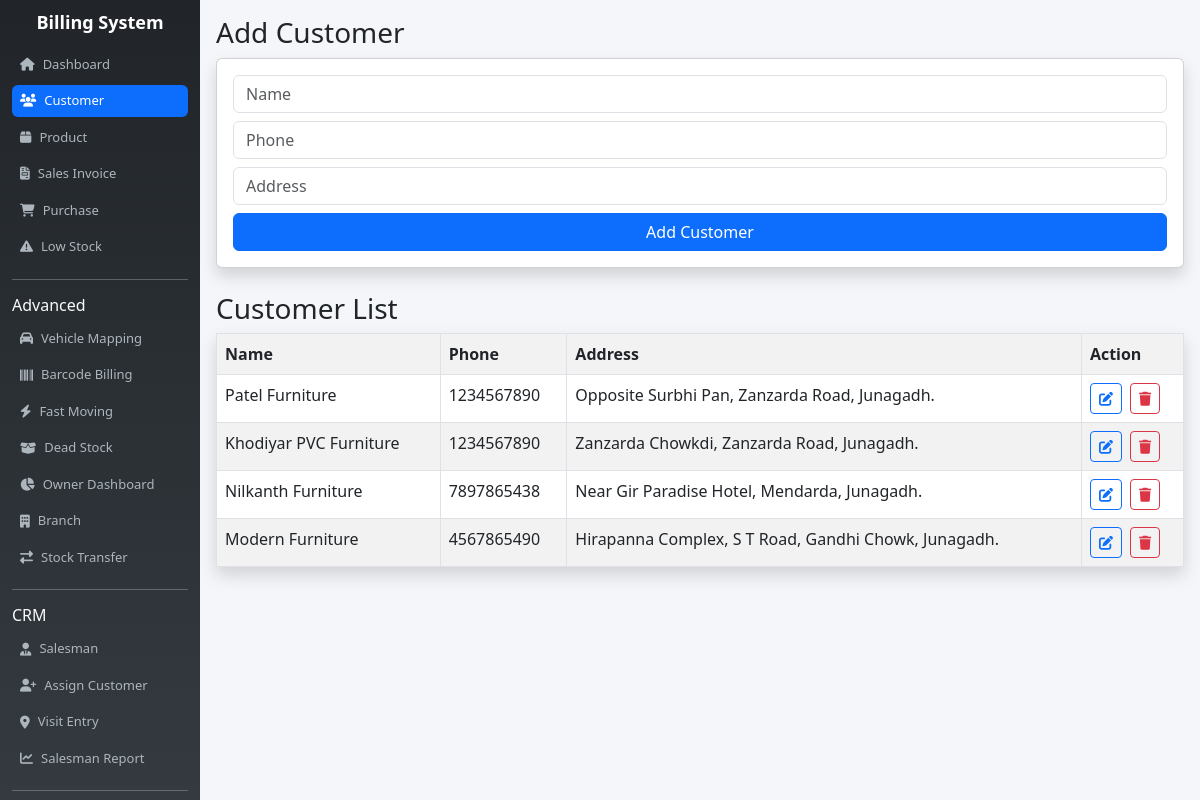
The app's page /customer/, older data.
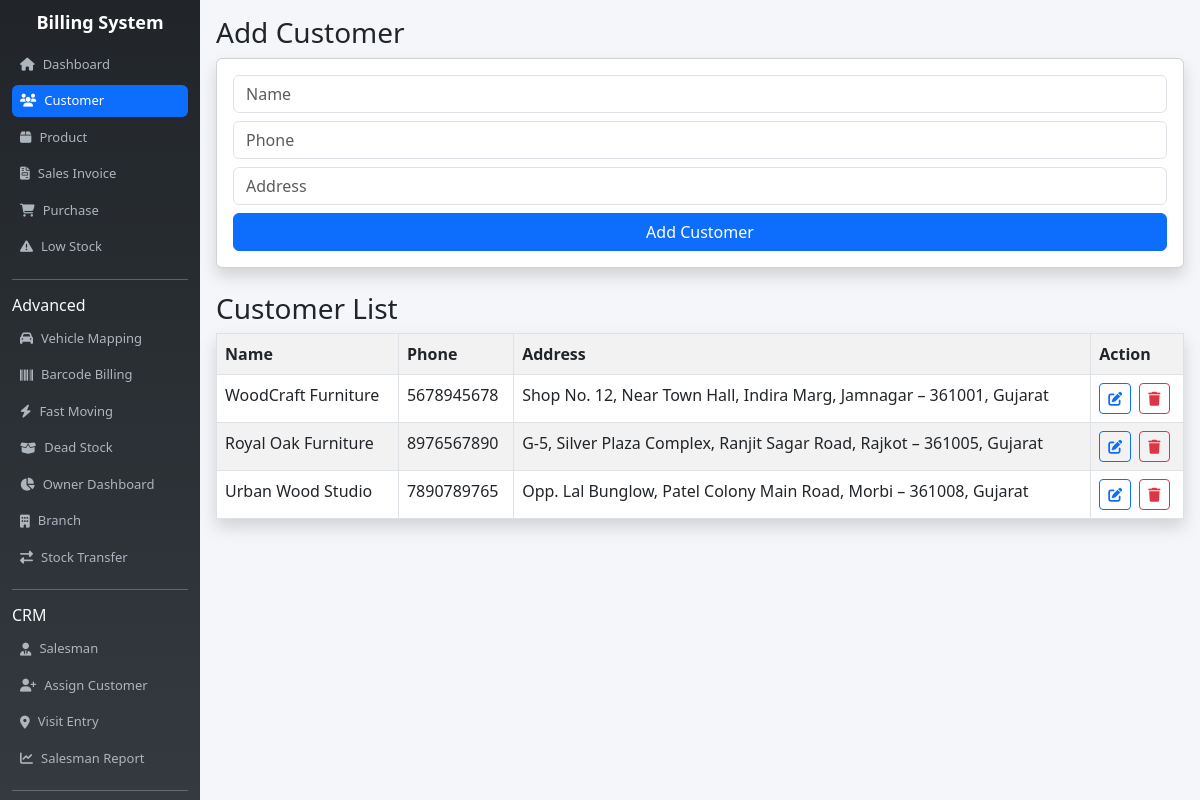
The same page, newer data.
### billing_app/models.py (models this page shows, shortened)
class Customer(models.Model):
    name = models.CharField(max_length=100)
    phone = models.CharField(max_length=15)
    address = models.TextField()
    state = models.CharField(max_length=50, default="Gujarat")
    gstin = models.CharField(max_length=20, blank=True, null=True)
    discount = models.FloatField(default=0)
    pan = models.CharField(max_length=10, blank=True, null=True)

### billing_app/views.py (the view, shortened to what this page needs)
# urls.py: path('customer/', views.customer_list, name='customer'),
def customer_list(request):
    data = Customer.objects.all()
    edit_id = request.GET.get('edit')
    customer = Customer.objects.get(id=edit_id) if edit_id else None
    return render(request, 'customer.html', {
        'data': data,
        'customer_to_edit': customer
    })

### billing_app/templates/customer.html (shortened to what this page needs)
{% extends 'base.html' %}
{% block content %}
<h3>{% if customer_to_edit %}Edit{% else %}Add{% endif %} Customer</h3>
<form method="post" class="card p-3 mb-4 shadow">
    <input type="text" name="name" placeholder="Name" class="form-control mb-2"
           value="{{ customer_to_edit.name|default:'' }}" required>
    <input type="text" name="phone" placeholder="Phone" class="form-control mb-2"
           value="{{ customer_to_edit.phone|default:'' }}" required>
    <input type="text" name="address" placeholder="Address" class="form-control mb-2"
           value="{{ customer_to_edit.address|default:'' }}" required>
    <button class="btn {% if customer_to_edit %}btn-primary{% else %}btn btn-primary{% endif %}">
        {% if customer_to_edit %}Update{% else %}Add{% endif %} Customer
    </button>
</form>
<h3>Customer List</h3>
<table class="table table-bordered table-striped shadow">
<tr>
    <th>Name</th>
    <th>Phone</th>
    <th>Address</th>
    <th>Action</th>
</tr>
{% for c in data %}
<tr>
    <td>{{ c.name }}</td>
    <td>{{ c.phone }}</td>
    <td>{{ c.address }}</td>
    <td>
    <a href="?edit={{ c.id }}"
       class="btn btn-sm btn-outline-primary me-1"
       title="Edit">
        <i class="fas fa-edit"></i>
    </a>
    <a href="/delete_customer/{{ c.id }}"
       class="btn btn-sm btn-outline-danger"
       title="Delete"
       onclick="return confirm('Are you sure you want to delete this customer?');">
        <i class="fas fa-trash"></i>
    </a>
    </td>
</tr>
{% endfor %}
</table>
{% endblock %}

Row changes from the older to the newer data that the page shows:
removed Customer: name "Patel Furniture", phone "1234567890", address "Opposite Surbhi Pan, Zanzarda Road, Junagadh."
removed Customer: name "Khodiyar PVC Furniture", phone "1234567890", address "Zanzarda Chowkdi, Zanzarda Road, Junagadh."
removed Customer: name "Nilkanth Furniture", phone "7897865438", address "Near Gir Paradise Hotel, Mendarda, Junagadh."
removed Customer: name "Modern Furniture", phone "4567865490", address "Hirapanna Complex, S T Road, Gandhi Chowk, Junagadh."
added Customer: name "WoodCraft Furniture", phone "5678945678", address "Shop No. 12, Near Town Hall, Indira Marg, Jamnagar – 361001, Gujarat"
added Customer: name "Royal Oak Furniture", phone "8976567890", address "G-5, Silver Plaza Complex, Ranjit Sagar Road, Rajkot – 361005, Gujarat"
added Customer: name "Urban Wood Studio", phone "7890789765", address "Opp. Lal Bunglow, Patel Colony Main Road, Morbi – 361008, Gujarat"
